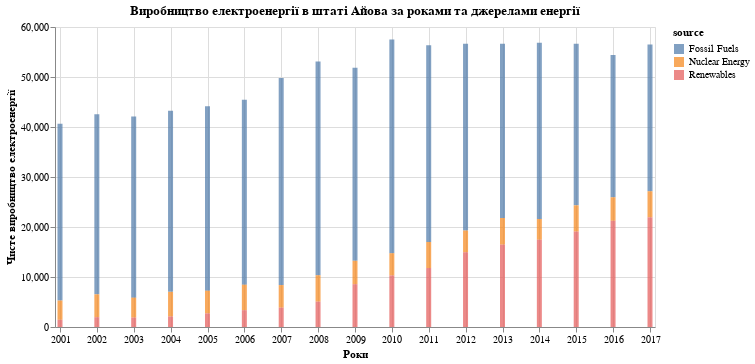

Here is the notebook cell this chart was saved with:
### Code cell
# Завантаження даних про виробництво електроенергії в штаті Айова
iowa_data = data.iowa_electricity()
iowa_data['year'] = pd.to_datetime(iowa_data['year'], format='%Y')

# Побудова багатошарової діаграми
chart = alt.Chart(iowa_data).mark_bar(opacity=0.7).encode(
    x=alt.X('year:T', title='Роки'), # Вісь x для років
    y=alt.Y('net_generation:Q', title=' Чисте виробництво електроенергії'), # Вісь y для чистого виробництва електроенергії
    color='source:N',             # Кожен шар діаграми позначає різні джерела енергії
).properties(
    width=600,
    title='Виробництво електроенергії в штаті Айова за роками та джерелами енергії'
)
chart

### Figure 1 — Vega-Lite specification as saved in the notebook (floating-point values rounded to 4 significant figures)
{"config": {"view": {"continuousWidth": 300, "continuousHeight": 300}}, "data": {"name": "data-bb61008ba0c766c5601afa5323d12ad4"}, "mark": {"type": "bar", "opacity": 0.7}, "encoding": {"color": {"field": "source", "type": "nominal"}, "x": {"field": "year", "title": "Роки", "type": "temporal"}, "y": {"field": "net_generation", "title": " Чисте виробництво електроенергії", "type": "quantitative"}}, "title": "Виробництво електроенергії в штаті Айова за роками та джерелами енергії", "width": 600, "$schema": "https://vega.github.io/schema/vega-lite/v5.15.1.json", "datasets": {"data-bb61008ba0c766c5601afa5323d12ad4": [{"year": "2001-01-01T00:00:00", "source": "Fossil Fuels", "net_generation": 35361}, {"year": "2002-01-01T00:00:00", "source": "Fossil Fuels", "net_generation": 35991}, {"year": "2003-01-01T00:00:00", "source": "Fossil Fuels", "net_generation": 36234}, {"year": "2004-01-01T00:00:00", "source": "Fossil Fuels", "net_generation": 36205}, {"year": "2005-01-01T00:00:00", "source": "Fossil Fuels", "net_generation": 36883}, {"year": "2006-01-01T00:00:00", "source": "Fossil Fuels", "net_generation": 37014}, {"year": "2007-01-01T00:00:00", "source": "Fossil Fuels", "net_generation": 41389}, {"year": "2008-01-01T00:00:00", "source": "Fossil Fuels", "net_generation": 42734}, {"year": "2009-01-01T00:00:00", "source": "Fossil Fuels", "net_generation": 38620}, {"year": "2010-01-01T00:00:00", "source": "Fossil Fuels", "net_generation": 42750}, {"year": "2011-01-01T00:00:00", "source": "Fossil Fuels", "net_generation": 39361}, {"year": "2012-01-01T00:00:00", "source": "Fossil Fuels", "net_generation": 37379}, {"year": "2013-01-01T00:00:00", "source": "Fossil Fuels", "net_generation": 34873}, {"year": "2014-01-01T00:00:00", "source": "Fossil Fuels", "net_generation": 35250}, {"year": "2015-01-01T00:00:00", "source": "Fossil Fuels", "net_generation": 32319}, {"year": "2016-01-01T00:00:00", "source": "Fossil Fuels", "net_generation": 28437}, {"year": "2017-01-01T00:00:00", "source": "Fossil Fuels", "net_generation": 29329}, {"year": "2001-01-01T00:00:00", "source": "Nuclear Energy", "net_generation": 3853}, {"year": "2002-01-01T00:00:00", "source": "Nuclear Energy", "net_generation": 4574}, {"year": "2003-01-01T00:00:00", "source": "Nuclear Energy", "net_generation": 3988}, {"year": "2004-01-01T00:00:00", "source": "Nuclear Energy", "net_generation": 4929}, {"year": "2005-01-01T00:00:00", "source": "Nuclear Energy", "net_generation": 4538}, {"year": "2006-01-01T00:00:00", "source": "Nuclear Energy", "net_generation": 5095}, {"year": "2007-01-01T00:00:00", "source": "Nuclear Energy", "net_generation": 4519}, {"year": "2008-01-01T00:00:00", "source": "Nuclear Energy", "net_generation": 5282}, {"year": "2009-01-01T00:00:00", "source": "Nuclear Energy", "net_generation": 4679}, {"year": "2010-01-01T00:00:00", "source": "Nuclear Energy", "net_generation": 4451}, {"year": "2011-01-01T00:00:00", "source": "Nuclear Energy", "net_generation": 5215}, {"year": "2012-01-01T00:00:00", "source": "Nuclear Energy", "net_generation": 4347}, {"year": "2013-01-01T00:00:00", "source": "Nuclear Energy", "net_generation": 5321}, {"year": "2014-01-01T00:00:00", "source": "Nuclear Energy", "net_generation": 4152}, {"year": "2015-01-01T00:00:00", "source": "Nuclear Energy", "net_generation": 5243}, {"year": "2016-01-01T00:00:00", "source": "Nuclear Energy", "net_generation": 4703}, {"year": "2017-01-01T00:00:00", "source": "Nuclear Energy", "net_generation": 5214}, {"year": "2001-01-01T00:00:00", "source": "Renewables", "net_generation": 1437}, {"year": "2002-01-01T00:00:00", "source": "Renewables", "net_generation": 1963}, {"year": "2003-01-01T00:00:00", "source": "Renewables", "net_generation": 1885}, {"year": "2004-01-01T00:00:00", "source": "Renewables", "net_generation": 2102}, {"year": "2005-01-01T00:00:00", "source": "Renewables", "net_generation": 2724}, {"year": "2006-01-01T00:00:00", "source": "Renewables", "net_generation": 3364}, {"year": "2007-01-01T00:00:00", "source": "Renewables", "net_generation": 3870}, {"year": "2008-01-01T00:00:00", "source": "Renewables", "net_generation": 5070}, {"year": "2009-01-01T00:00:00", "source": "Renewables", "net_generation": 8560}, {"year": "2010-01-01T00:00:00", "source": "Renewables", "net_generation": 10308}, {"year": "2011-01-01T00:00:00", "source": "Renewables", "net_generation": 11795}, {"year": "2012-01-01T00:00:00", "source": "Renewables", "net_generation": 14949}, {"year": "2013-01-01T00:00:00", "source": "Renewables", "net_generation": 16476}, {"year": "2014-01-01T00:00:00", "source": "Renewables", "net_generation": 17452}, {"year": "2015-01-01T00:00:00", "source": "Renewables", "net_generation": 19091}, {"year": "2016-01-01T00:00:00", "source": "Renewables", "net_generation": 21241}, {"year": "2017-01-01T00:00:00", "source": "Renewables", "net_generation": 21933}]}}
